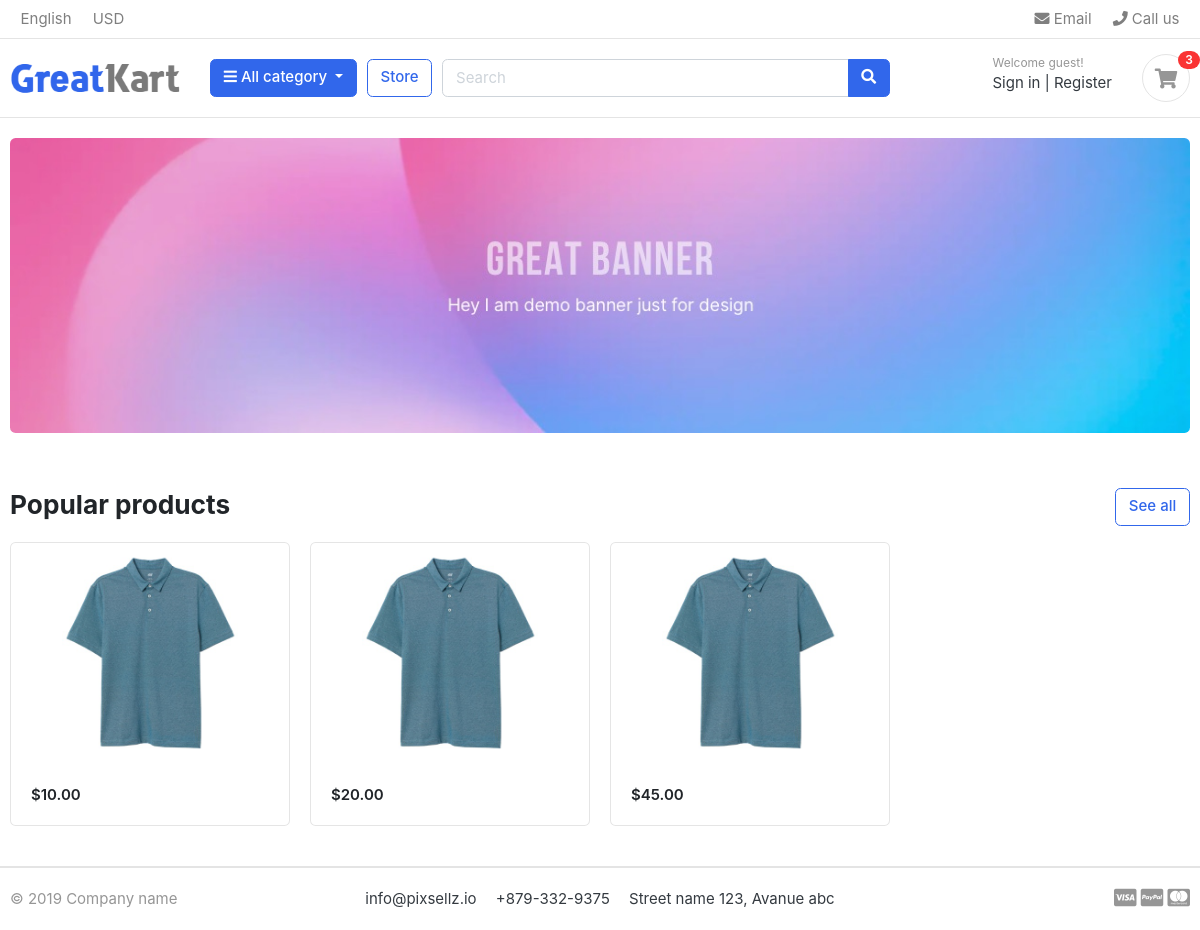
Page / (signed in) on the committed database.
### product/models.py (models this page shows, shortened)
class Product(TimeStampedModel):
    seller = models.ForeignKey(User, on_delete=models.CASCADE, related_name='seller')
    title = models.CharField(max_length=100, unique=True)
    slug = models.SlugField(max_length=100, unique=True)
    description = models.TextField()
    price = models.DecimalField(max_digits=10, decimal_places=2)
    quantity = models.IntegerField(default=0)
    category = models.ForeignKey(Category, on_delete=models.PROTECT, related_name='products')
    color = models.ManyToManyField(Color, blank=True)
    size = models.ManyToManyField(Size, blank=True)
    custom = ProductManager()
    objects = models.Manager()

### product/views.py (the view)
# urls.py: path('', HomeView.as_view(), name='home'),
class HomeView(ListView):
    model = Product
    template_name = 'home.html'
    context_object_name = 'products'
    def get_queryset(self):
        return Product.objects.all()[:12]

### category/context_processors.py (called while the page is built)
def categories(request):
    categories = Category.objects.all()
    return {'categories': categories}

### order/context_processors.py (called while the page is built)
def order_count(request):
    if request.user.is_authenticated:
        order_count = OrderItem.objects.filter(customer=request.user, ordered=False).count()
        return {'order_count': order_count}
    return {'order_count': 0}

### templates/home.html (shortened to what this page needs)
{% extends 'base.html' %}
{% load static %}
{% block content %}
<section class="section-intro padding-y-sm">
<div class="container">
<div class="intro-banner-wrap">
	<img src="{% static 'images/banners/1.jpg' %}" class="img-fluid rounded">
</div>
</div>
</section>
<section class="section-name padding-y-sm">
<div class="container">
<header class="section-heading">
	<a href="{% url 'product:product_list' %}" class="btn btn-outline-primary float-right">See all</a>
	<h3 class="section-title">Popular products</h3>
</header>
<div class="row">
    {% for product in products %}
	<div class="col-md-3">
		<div class="card card-product-grid">
			<a href="./product-detail.html" class="img-wrap"> <img src="{% static 'images/items/1.jpg' %}"> </a>
			<figcaption class="info-wrap">
				<div class="price mt-1">${{ product.price }}</div>
			</figcaption>
		</div>
	</div>
    {% endfor %}
</div>
</div>
</section>
{% endblock %}

### staticfiles/css/ui.css (style rules this page uses)
html { font-family: "Inter", sans-serif; font-size: 15px; }
.img-wrap { text-align: center; display: block; }
.img-wrap img { max-width: 100%; }
.padding-y-sm { padding-top: 20px; padding-bottom: 20px; }
.section-heading { margin-bottom: 20px; margin-top: 15px; }
.section-title { color: #212529; }
[class*=card-product] .img-wrap { overflow: hidden; position: relative; }
[class*=card-product] .img-wrap img { height: 100%; max-width: 100%; width: auto; display: inline-block; -o-object-fit: cover; object-fit: cover; }
.card-product-grid { margin-bottom: 20px; }
.card-product-grid .img-wrap { border-radius: 0.2rem 0.2rem 0 0; height: 220px; }
.card-product-grid .info-wrap { overflow: hidden; padding: 18px 20px; }
.card .img-wrap { overflow: hidden; }
.price { font-weight: 600; color: #212529; }

### rows in the picture
Product: price "10.00"
Product: price "20.00"
Product: price "45.00"

### other values in the picture
{{ order_count }} "3"
